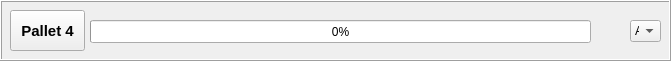
     <widget class="QFrame" name="frame_7">
      <property name="geometry">
       <rect>
        <x>10</x>
        <y>280</y>
        <width>671</width>
        <height>61</height>
       </rect>
      </property>
      <property name="frameShape">
       <enum>QFrame::Box</enum>
      </property>
      <property name="frameShadow">
       <enum>QFrame::Raised</enum>
      </property>
      <widget class="QProgressBar" name="prog4">
       <property name="geometry">
        <rect>
         <x>90</x>
         <y>20</y>
         <width>501</width>
         <height>23</height>
        </rect>
       </property>
       <property name="value">
        <number>0</number>
       </property>
      </widget>
      <widget class="QComboBox" name="pos4">
       <property name="geometry">
        <rect>
         <x>630</x>
         <y>20</y>
         <width>31</width>
         <height>22</height>
        </rect>
       </property>
       <item>
        <property name="text">
         <string>A</string>
        </property>
       </item>
       <item>
        <property name="text">
         <string>B</string>
        </property>
       </item>
      </widget>
      <widget class="QPushButton" name="pal_4">
       <property name="geometry">
        <rect>
         <x>10</x>
         <y>10</y>
         <width>75</width>
         <height>41</height>
        </rect>
       </property>
       <property name="font">
        <font>
         <pointsize>11</pointsize>
         <weight>75</weight>
         <bold>true</bold>
        </font>
       </property>
       <property name="text">
        <string>Pallet 4</string>
       </property>
       <attribute name="buttonGroup">
        <string notr="true">palbuttons</string>
       </attribute>
      </widget>
     </widget>
